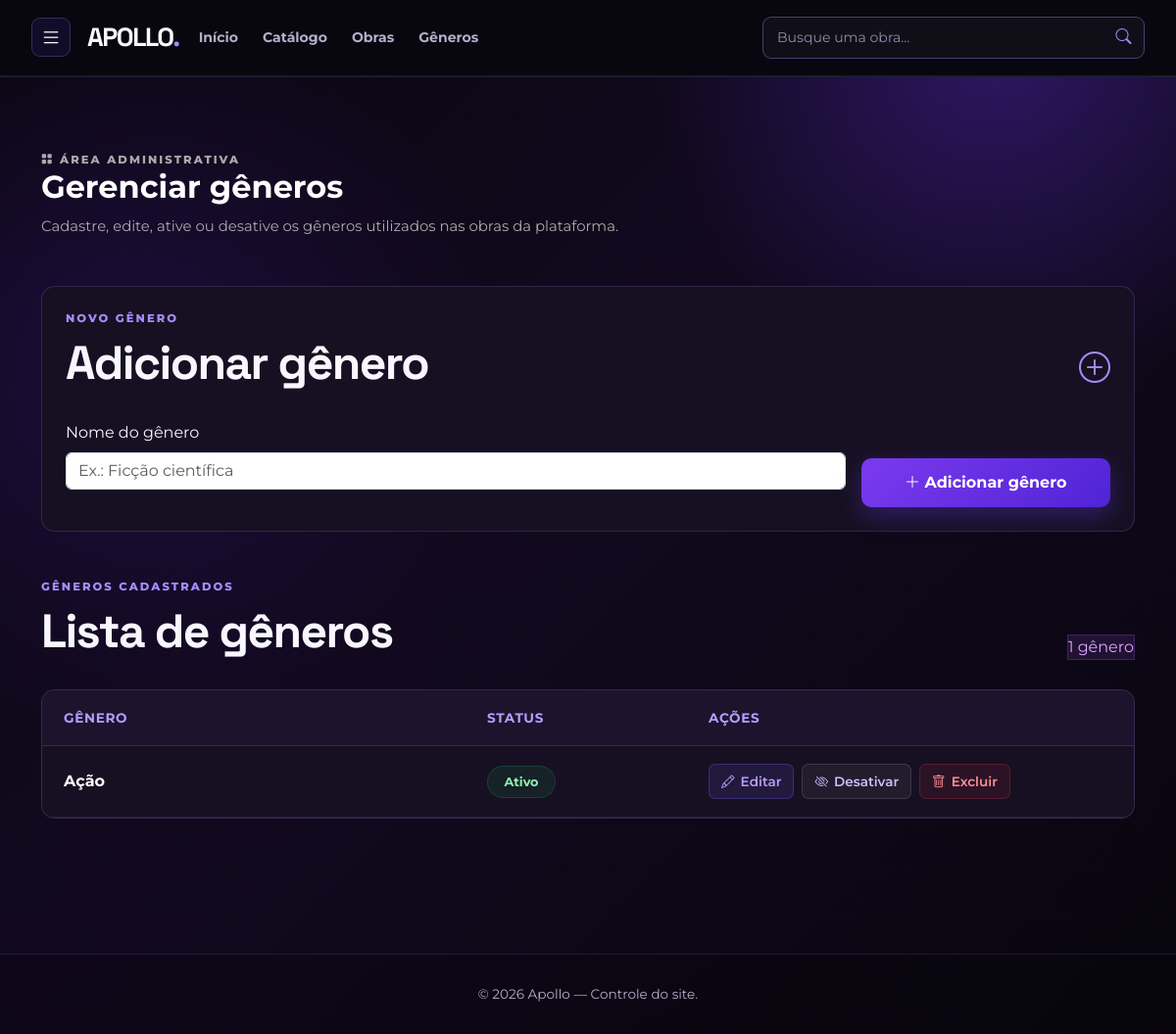
The page /adm/GerenciarGeneros.php (signed in) on the database as committed earlier.
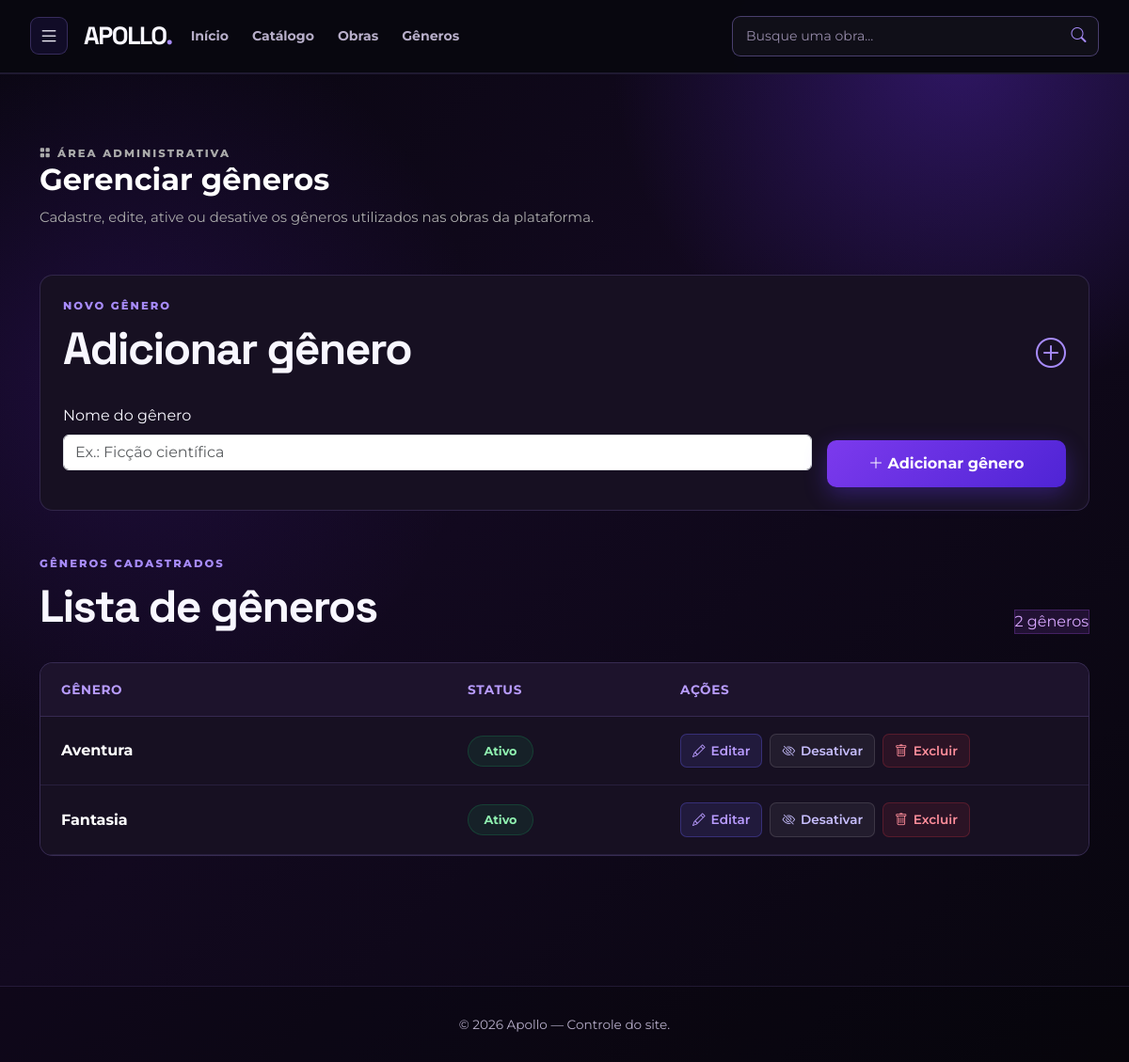
The same page on the database as committed later.
### tables this page shows
CREATE TABLE `generos` (
  `id` int UNSIGNED NOT NULL,
  `nome` varchar(100) NOT NULL,
  `ativo` tinyint(1) NOT NULL DEFAULT '1'
);

### www/includes/functions.php (called while the page is built, shortened)
<?php
$host = 'mysql';
$banco = 'pi_apollo';
$usuario = 'apollo_app';
$senha = '123456';
function conectarBanco(){
    global $host, $banco, $usuario, $senha;
    static $conexao = null;
    if ($conexao === null) {
        $dsn = "mysql:host=$host;port=3306;dbname=$banco;charset=utf8mb4";
        $conexao = new PDO(
            $dsn,
            $usuario,
            $senha,
            [
                PDO::ATTR_ERRMODE => PDO::ERRMODE_EXCEPTION,
                PDO::ATTR_DEFAULT_FETCH_MODE => PDO::FETCH_ASSOC
            ]
        );
    }
    return $conexao;
}
function e($texto)
{
    return htmlspecialchars($texto ?? '', ENT_QUOTES, 'UTF-8');
}
function buscarTodosGeneros()
{
    $conexao = conectarBanco();
    $sql = "
        SELECT id, nome, ativo
        FROM generos
        ORDER BY nome ASC
    ";
    $consulta = $conexao->query($sql);
    return $consulta->fetchAll();
}

### www/adm/GerenciarGeneros.php (the view, shortened to what the changed rows need)
<?php
require_once __DIR__ . '/../includes/functions.php';
$generos = buscarTodosGeneros();
?>
<!DOCTYPE html>
<html lang="pt-BR">
<head>
    <link
        href="https://cdn.jsdelivr.net/npm/bootstrap@5.3.8/dist/css/bootstrap.min.css"
        rel="stylesheet">
    <link
        rel="stylesheet"
        href="https://cdn.jsdelivr.net/npm/bootstrap-icons@1.11.3/font/bootstrap-icons.min.css">
    <link
        rel="stylesheet"
        href="../css/styles.css">
</head>
<body>
<main class="container py-5">
    <section class="admin-cabecalho mb-5">
        <h1>
            Gerenciar gêneros
        </h1>
    </section>
    <section class="admin-secao mb-5">
        <div class="titulo-secao">
            <div>
                <h2>
                    Adicionar gênero
                </h2>
            </div>
        </div>
    </section>
    <section>
        <div class="titulo-secao">
            <div>
                <p>
                </p>
                <h2>
                    Lista de gêneros
                </h2>
            </div>
            <span class="badge-admin">
                <?= count($generos) ?>
                <?= count($generos) === 1
                    ? 'gênero'
                    : 'gêneros' ?>
            </span>
        </div>
        <?php if (empty($generos)): ?>
            <div class="mensagem-vazia">
                <i class="bi bi-grid"></i>
                <p>
                    Nenhum gênero cadastrado ainda.
                </p>
            </div>
        <?php else: ?>
            <div class="tabela-admin">
                <?php foreach ($generos as $genero): ?>
                    <div class="tabela-admin-linha">
                        <div>
                            <strong>
                                <?= e($genero['nome']) ?>
                            </strong>
                        </div>
                        <div>
                            <?php if ($genero['ativo']): ?>
                                <span class="status-admin ativo">
                                    Ativo
                                </span>
                            <?php else: ?>
                                <span class="status-admin inativo">
                                    Inativo
                                </span>
                            <?php endif; ?>
                        </div>
                        <div class="acoes-admin">
                            <button
                                type="button"
                                class="btn btn-sm botao-admin-editar"
                                data-bs-toggle="modal"
                                data-bs-target="#modalEditarGenero<?= $genero['id'] ?>">
                                <i class="bi bi-pencil"></i>
                                Editar
                            </button>
                            <form
                                method="POST"
                                class="d-inline">
                                <button
                                    type="submit"
                                    class="btn btn-sm botao-admin-status">
                                    <?php if ($genero['ativo']): ?>
                                        <i class="bi bi-eye-slash"></i>
                                        Desativar
                                    <?php else: ?>
                                        <i class="bi bi-eye"></i>
                                        Ativar
                                    <?php endif; ?>
                                </button>
                            </form>
                            <form
                                method="POST"
                                class="d-inline"
                                onsubmit="return confirm('Tem certeza que deseja excluir este gênero?');">
                                <button
                                    type="submit"
                                    class="btn btn-sm botao-admin-excluir">
                                    <i class="bi bi-trash"></i>
                                    Excluir
                                </button>
                            </form>
                        </div>
                    </div>
                <?php endforeach; ?>
            </div>
        <?php endif; ?>
    </section>
</main>
</body>
</html>

Rows that differ between the two databases and show on the page:
removed generos: nome "Ação", ativo "Ativo"
added generos: nome "Aventura", ativo "Ativo"
added generos: nome "Fantasia", ativo "Ativo"
Other text that changed with them:
count($generos): "1" → "2"
text no longer shown: "gênero"
text now shown: "gêneros"
